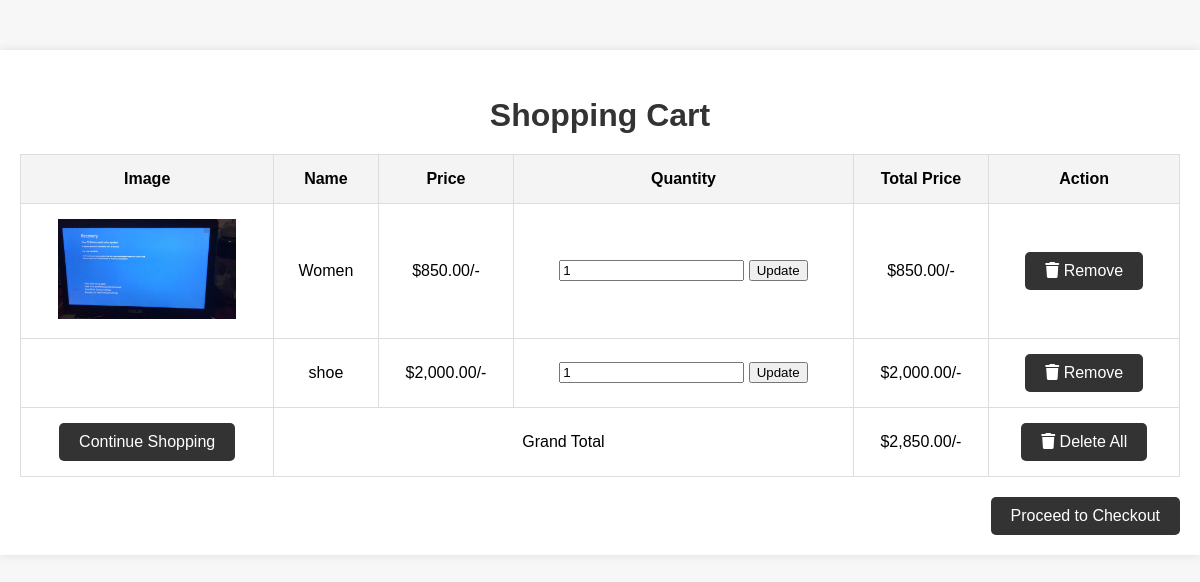
The page /cart1.php (signed in) on the database its author committed.
### tables this page shows
CREATE TABLE `cart` (
  `id` int(255) NOT NULL,
  `name` varchar(255) NOT NULL,
  `price` varchar(255) NOT NULL,
  `image` varchar(255) NOT NULL,
  `quantity` int(11) NOT NULL DEFAULT 1,
  `User_id` int(11) DEFAULT NULL,
  `product_id` int(11) NOT NULL
);

CREATE TABLE `products` (
  `id` int(255) NOT NULL,
  `name` varchar(255) NOT NULL,
  `price` varchar(255) NOT NULL,
  `image` varchar(255) NOT NULL,
  `category` varchar(255) NOT NULL
);

### cart1.php (the view, shortened to what this page needs)
<?php
@include 'config.php';
$user_id = $_SESSION['user_id'];
?>
<!DOCTYPE html>
<html lang="en">
<head>
   <link rel="stylesheet" href="https://cdnjs.cloudflare.com/ajax/libs/font-awesome/6.0.0/css/all.min.css">
</head>
<body>
<div class="container">
   <section class="shopping-cart">
      <h1 class="heading">Shopping Cart</h1>
      <table>
         <thead>
            <tr>
               <th>Image</th>
               <th>Name</th>
               <th>Price</th>
               <th>Quantity</th>
               <th>Total Price</th>
               <th>Action</th>
            </tr>
         </thead>
         <tbody>
            <?php
            $select_cart = mysqli_query($conn, "SELECT cart.*, products.name AS product_name, products.price AS product_price, products.image AS product_image FROM `cart` LEFT JOIN `products` ON cart.product_id = products.id WHERE cart.user_id = '$user_id'");
            $grand_total = 0;
            if(mysqli_num_rows($select_cart) > 0){
               while($fetch_cart = mysqli_fetch_assoc($select_cart)){
                  $sub_total = $fetch_cart['product_price'] * $fetch_cart['quantity'];
                  $grand_total += $sub_total;
                  ?>
                  <tr>
                     <td><img src="uploaded_img/<?php echo $fetch_cart['product_image']; ?>" class="product-img" alt=""></td>
                     <td><?php echo $fetch_cart['product_name']; ?></td>
                     <td>$<?php echo number_format($fetch_cart['product_price'], 2); ?>/-</td>
                     <td>
                        <form action="" method="post">
                           <input type="number" name="update_quantity" min="1" value="<?php echo $fetch_cart['quantity']; ?>">
                           <input type="submit" value="Update" name="update_update_btn">
                        </form>
                     </td>
                     <td>$<?php echo number_format($sub_total, 2); ?>/-</td>
                     <td><a href="cart1.php?remove=<?php echo $fetch_cart['id']; ?>" onclick="return confirm('Remove item from cart?')" class="delete-btn"><i class="fas fa-trash"></i> Remove</a></td>
                  </tr>
                  <?php
               }
            } else {
               echo "<tr><td colspan='6'>Your cart is empty!</td></tr>";
            }
            ?>
            <tr class="table-bottom">
               <td><a href="index.php" class="option-btn" style="margin-top: 0;">Continue Shopping</a></td>
               <td colspan="3">Grand Total</td>
               <td>$<?php echo number_format($grand_total, 2); ?>/-</td>
               <td><a href="cart1.php?delete_all" onclick="return confirm('Are you sure you want to delete all?');" class="delete-btn"><i class="fas fa-trash"></i> Delete All </a></td>
            </tr>
         </tbody>
      </table>
      <div class="checkout-btn">
         <a href="checkout1.php" class="btn <?= ($grand_total > 0) ? '' : 'disabled'; ?>">Proceed to Checkout</a>
      </div>
   </section>
</div>
</body>
</html>

### cart1.php (style rules this page uses)
body { font-family: Arial, sans-serif; background-color: #f7f7f7; margin: 0; padding: 0; }
.container { max-width: 1200px; margin: 50px auto; padding: 20px; background-color: #fff; box-shadow: 0 0 10px rgba(0, 0, 0, 0.1); }
.heading { text-align: center; margin-bottom: 20px; font-size: 2rem; color: #333; }
table { width: 100%; border-collapse: collapse; margin-bottom: 20px; }
table, th, td { border: 1px solid #ddd; }
th, td { padding: 15px; text-align: center; }
th { background-color: #f4f4f4; }
.product-img { height: 100px; }
.option-btn, .delete-btn, .btn { display: inline-block; padding: 10px 20px; color: #fff; background-color: #333; text-decoration: none; border-radius: 5px; transition: background-color 0.3s; }
.checkout-btn { text-align: right; }

### rows shown on the page
cart: product.image (picture), product.name "Women", product.price "850.00", update_quantity "1", sub_total "850.00"
cart: product.name "shoe", product.price "2,000.00", update_quantity "1", sub_total "2,000.00"

### other values the page prints
$grand_total "2,850.00"
